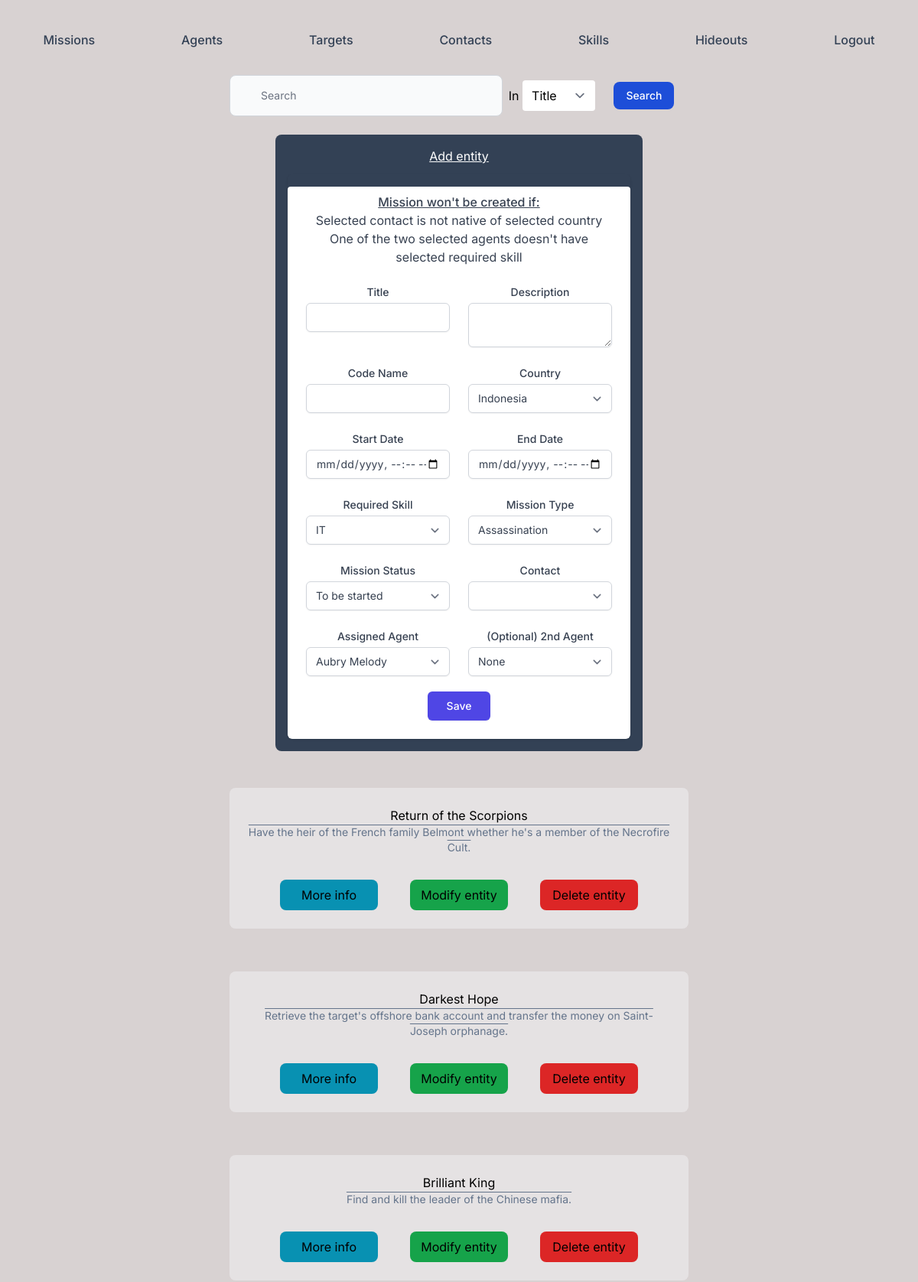
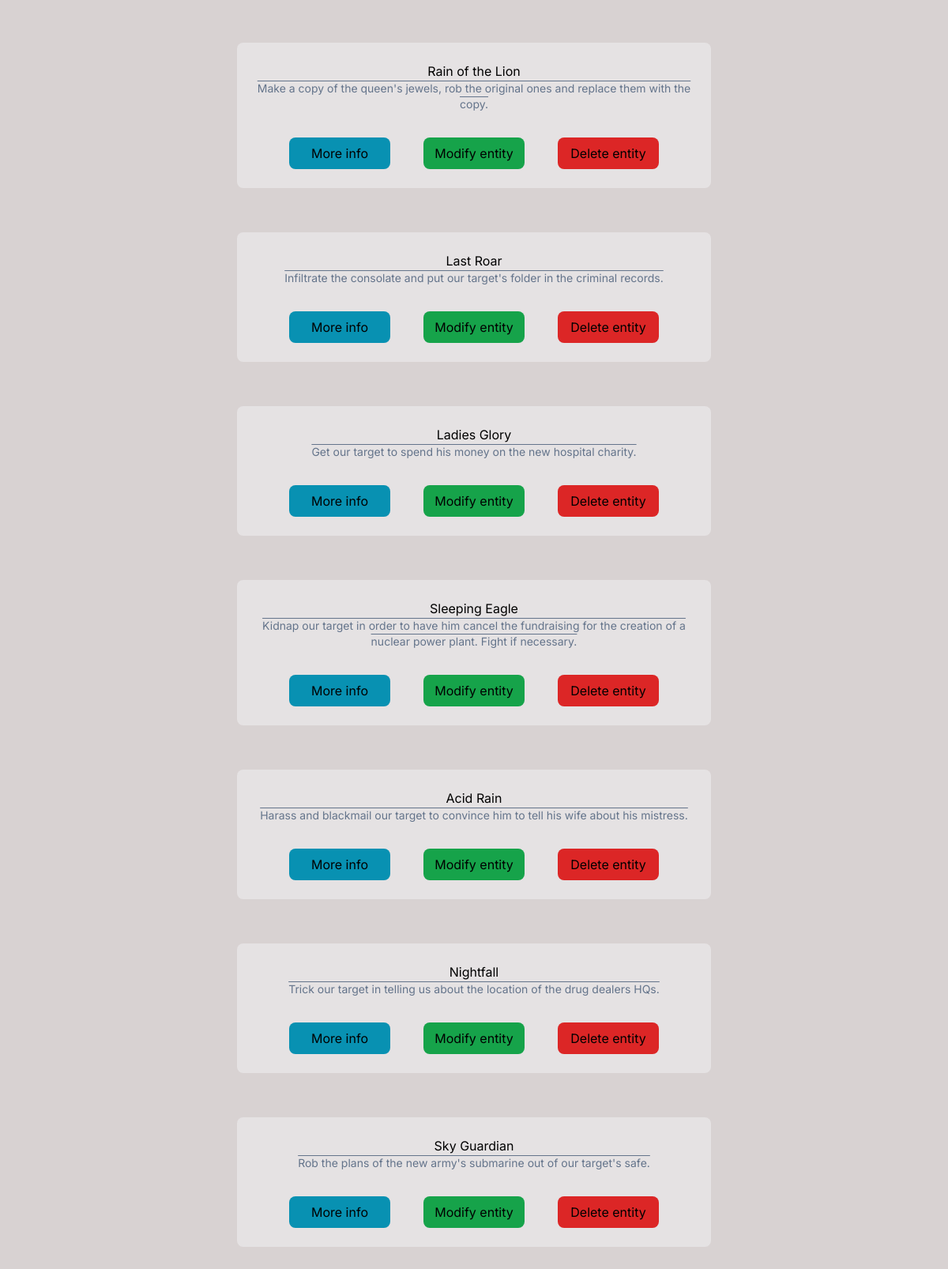
Page /dist/index.php (signed in) on the committed database (2 pictures, top to bottom).
### tables this page shows
CREATE TABLE IF NOT EXISTS `mission` (
  `id` int(11) NOT NULL AUTO_INCREMENT,
  `title` varchar(60) NOT NULL,
  `description` tinytext NOT NULL,
  `code_name` varchar(60) DEFAULT NULL,
  `country` varchar(60) NOT NULL,
  `start_date` datetime NOT NULL,
  `end_date` datetime NOT NULL,
  `skill_id` int(11) NOT NULL,
  `mission_type_id` int(11) NOT NULL,
  `mission_status_id` int(11) NOT NULL,
  PRIMARY KEY (`id`),
  KEY `FK_skill_id_mission` (`skill_id`),
  KEY `FK_mission_type_id` (`mission_type_id`),
  KEY `FK_mission_status_id` (`mission_status_id`),
  CONSTRAINT `FK_mission_status_id` FOREIGN KEY (`mission_status_id`) REFERENCES `mission_status` (`id`),
  CONSTRAINT `FK_mission_type_id` FOREIGN KEY (`mission_type_id`) REFERENCES `mission_type` (`id`),
  CONSTRAINT `FK_skill_id_mission` FOREIGN KEY (`skill_id`) REFERENCES `skill` (`id`)
);

### dist/index.php (the view, shortened to what this page needs)
<!DOCTYPE html>
<html lang="fr">
<?php session_start();
$cleardb_url = parse_url("mysql://ba008afa4d9a14:48bc42f5@us-cdbr-east-06.cleardb.net/heroku_3c2b29750d62481?reconnect=true");
$cleardb_server = $cleardb_url["host"];
$cleardb_username = $cleardb_url["user"];
$cleardb_password = $cleardb_url["pass"];
$cleardb_db = substr($cleardb_url["path"], 1);
$pdo = mysqli_connect($cleardb_server, $cleardb_username, $cleardb_password, $cleardb_db);
?>
<head>
  <link rel="stylesheet" href=" ./output.css">
  <link rel="stylesheet" href="../css/styles.css">
</head>
<body>
  <nav class="flex flex-wrap justify-around w-full mt-8">
    <a href="index.php" class="font-medium px-3 py-2 text-slate-700 rounded-lg hover:text-orange-600">Missions</a>
    <a href="agents.php" class="font-medium px-3 py-2 text-slate-700 rounded-lg hover:text-orange-600">Agents</a>
    <a href="targets.php" class="font-medium px-3 py-2 text-slate-700 rounded-lg hover:text-orange-600">Targets</a>
    <a href="contacts.php" class="font-medium px-3 py-2 text-slate-700 rounded-lg hover:text-orange-600">Contacts</a>
    <a href="skills.php" class="font-medium px-3 py-2 text-slate-700 rounded-lg hover:text-orange-600">Skills</a>
    <a href="hideouts.php" class="font-medium px-3 py-2 text-slate-700 rounded-lg hover:text-orange-600">Hideouts</a>
    <?php
    if (!isset($_SESSION['email'])) {
    ?>
      <a href="login.php" class="font-medium px-3 py-2 text-slate-700 rounded-lg hover:text-orange-600">Login</a>
    <?php
    } else {
    ?>
      <a href="logout.php" class="font-medium px-3 py-2 text-slate-700 rounded-lg hover:text-orange-600">Logout</a>
    <?php
    }
    ?>
  </nav>
  <form method="GET" action="#" class="mx-auto my-6 sm:w-2/3 md:w-1/2">
    <div class="grid grid-rows-2 grid-cols-3 sm:grid-cols-4 gap-3 md:grid-cols-5 md:gap-2 sm:grid-rows-1 justify-items-center md:justify-items-stretch">
      <div class="row-start-1 col-start-1 col-span-3 md:col-start-1 md:col-span-3 sm:col-span-2 self-center">
        <input type="search" name="keywords" placeholder="Search" id="default-search" class="block w-full p-4 pl-10 text-sm text-gray-900 bg-gray-50 rounded-lg border border-gray-300 focus:ring-blue-500 focus:border-blue-500 dark:focus:ring-blue-500 dark:focus:border-blue-500" placeholder="Search Mockups, Logos..." required="">
      </div>
      <div class="row-start-2 col-start-1 col-span-2 sm:row-start-1 sm:col-start-3 sm:col-span-1 md:col-start-4 md:col-span-1 justify-self-center self-center">
        In
        <select class="rounded w-5/6 border-none" name="searchOption">
          <option value="title">Title</option>
        </select>
      </div>
      <div class="row-start-2 col-start-2 col-span-2 sm:row-start-1 sm:col-start-4 sm:col-span-1 md:col-start-5 md:col-span-1 self-center mx-4">
        <button type="submit" name="search" class="text-white bg-blue-700 hover:bg-blue-800 focus:ring-4 focus:outline-none focus:ring-blue-300 font-medium rounded-lg text-sm px-4 py-2 dark:bg-blue-600 dark:hover:bg-blue-700 dark:focus:ring-blue-800">Search</button>
      </div>
    </div>
  </form>
  <div class="relative text-center rounded-lg bg-slate-700 text-white w-3/4 mt-4 p-4 lg:w-2/5 mx-auto" <?php
                                                                                                        if (!isset($_SESSION['email'])) {
                                                                                                          echo 'style="display: none;"';
                                                                                                        }
                                                                                                        ?>>
    <p class="mb-3 underline">Add entity</p>
    <div class="md:grid md:grid-cols-1">
      <form action="./actions/missionAdd.php" method="POST">
        <div class="shadow overflow-hidden rounded sm:rounded-md">
          <div class="rounded pt-0 bg-white p-6">
            <div class="text-gray-700 my-4 p-2">
              <p class="underline font-medium">Mission won't be created if:</p>
              <ul>
                <li>Selected contact is not native of selected country</li>
                <li>One of the two selected agents doesn't have selected required skill</li>
              </ul>
            </div>
            <div class="grid grid-cols-6 gap-6">
              <div class="col-span-6 sm:col-span-3">
                <label for="title" class="block text-sm font-medium text-gray-700">Title</label>
                <input type="text" name="title" id="title" class="mt-1 text-gray-700 focus:ring-indigo-500 focus:border-indigo-500 block w-full shadow-sm sm:text-sm border-gray-300 rounded-md">
              </div>
              <div class="col-span-6 sm:col-span-3">
                <label for="description" class="block text-sm font-medium text-gray-700">Description</label>
                <textarea name="description" id="description" class="mt-1 text-gray-700 focus:ring-indigo-500 focus:border-indigo-500 block w-full shadow-sm sm:text-sm border-gray-300 rounded-md"></textarea>
              </div>
              <div class="col-span-6 sm:col-span-3">
                <label for="code_name" class="block text-sm font-medium text-gray-700">Code Name</label>
                <input type="text" name="code_name" id="code_name" class="mt-1 text-gray-700 focus:ring-indigo-500 focus:border-indigo-500 block w-full shadow-sm sm:text-sm border-gray-300 rounded-md">
              </div>
              <div class="col-span-6 sm:col-span-3">
                <label for="country" class="block text-sm font-medium text-gray-700">Country</label>
                <select required name="country" id="country" class="mt-1 text-gray-700 focus:ring-indigo-500 focus:border-indigo-500 block w-full shadow-sm sm:text-sm border-gray-300 rounded-md">
                  <?php
                  foreach (mysqli_query($pdo, ("SELECT * FROM country")) as $c) {
                    echo '<option value="' . $c['name'] . '">' . $c['name'] . '</option>';
                  }
                  ?>
                </select>
              </div>
              <div class="col-span-6 sm:col-span-3">
                <label for="start_date" class="block text-sm font-medium text-gray-700">Start Date</label>
                <input type="datetime-local" name="start_date" id="start_date" class="mt-1 text-gray-700 focus:ring-indigo-500 focus:border-indigo-500 block w-full shadow-sm sm:text-sm border-gray-300 rounded-md">
              </div>
              <div class="col-span-6 sm:col-span-3">
                <label for="end_date" class="block text-sm font-medium text-gray-700">End Date</label>
                <input type="datetime-local" name="end_date" id="end_date" class="mt-1 text-gray-700 focus:ring-indigo-500 focus:border-indigo-500 block w-full shadow-sm sm:text-sm border-gray-300 rounded-md">
              </div>
              <div class="col-span-6 sm:col-span-3">
                <label for="skill" class=" block text-sm font-medium text-gray-700">Required Skill</label>
                <select required name="skill" id="skill" class="mt-1 text-gray-700 focus:ring-indigo-500 focus:border-indigo-500 block w-full shadow-sm sm:text-sm border-gray-300 rounded-md">
                  <?php
                  foreach (mysqli_query($pdo, ("SELECT * FROM skill")) as $s) {
                    echo '<option value="' . $s['id'] . '">' . $s['name'] . '</option>';
                  }
                  ?>
                </select>
              </div>
              <div class="col-span-6 sm:col-span-3">
                <label for="mission_type_id" class=" block text-sm font-medium text-gray-700">Mission Type</label>
                <select required name="mission_type_id" id="mission_type_id" class="mt-1 text-gray-700 focus:ring-indigo-500 focus:border-indigo-500 block w-full shadow-sm sm:text-sm border-gray-300 rounded-md">
                  <?php
                  foreach (mysqli_query($pdo, ("SELECT * FROM mission_type")) as $mt) {
                    echo '<option value="' . $mt['id'] . '">' . $mt['type'] . '</option>';
                  }
                  ?>
                </select>
              </div>
              <div class="col-span-6 sm:col-span-3">
                <label for="mission_status_id" class=" block text-sm font-medium text-gray-700">Mission Status</label>
                <select required name="mission_status_id" id="mission_status_id" class="mt-1 text-gray-700 focus:ring-indigo-500 focus:border-indigo-500 block w-full shadow-sm sm:text-sm border-gray-300 rounded-md">
                  <?php
                  foreach (mysqli_query($pdo, ("SELECT * FROM mission_status")) as $ms) {
                    echo '<option value="' . $ms['id'] . '">' . $ms['status'] . '</option>';
                  }
                  ?>
                </select>
              </div>
              <div class="col-span-6 sm:col-span-3">
                <label for="contact_id" class=" block text-sm font-medium text-gray-700">Contact</label>
                <select required name="contact_id" id="contact_id" class="mt-1 text-gray-700 focus:ring-indigo-500 focus:border-indigo-500 block w-full shadow-sm sm:text-sm border-gray-300 rounded-md">
                </select>
              </div>
              <div class="col-span-6 sm:col-span-3">
                <label for="agent_id" class=" block text-sm font-medium text-gray-700">Assigned Agent</label>
                <select required name="agent_id" id="agent_id" class="mt-1 text-gray-700 focus:ring-indigo-500 focus:border-indigo-500 block w-full shadow-sm sm:text-sm border-gray-300 rounded-md">
                  <?php
                  foreach (mysqli_query($pdo, ("SELECT * FROM agent")) as $a) {
                    echo '<option value="' . $a['id'] . '">' . $a['last_name'] . ' ' . $a['first_name'] . '</option>';
                  }
                  ?>
                </select>
              </div>
              <div class="col-span-6 sm:col-span-3">
                <label for="agent_id_2" class=" block text-sm font-medium text-gray-700">(Optional) 2nd Agent</label>
                <select name="agent_id_2" id="agent_id_2" class="mt-1 text-gray-700 focus:ring-indigo-500 focus:border-indigo-500 block w-full shadow-sm sm:text-sm border-gray-300 rounded-md">
                  <option value="">None</option>
                </select>
              </div>
            </div>
            <button type="submit" class="inline-flex justify-center mt-5 py-2 px-6 border border-transparent shadow-sm text-sm font-medium rounded-md text-white bg-indigo-600 hover:bg-indigo-700 focus:outline-none focus:ring-2 focus:ring-offset-2 focus:ring-indigo-500">Save</button>
          </div>
        </div>
      </form>
    </div>
  </div>
  <div class="block relative text-center py-8">
    <?php
    if (isset($_GET['search']) && !empty(trim($_GET['keywords']))) {
      $words = preg_split("/[\s,]+/", $_GET['keywords']);
      switch ($_GET['searchOption']) {
        case 'title':
          $sql = "SELECT * FROM mission WHERE title LIKE '%$words[0]%'";
          break;
        case 'code_name':
          $sql = "SELECT * FROM mission WHERE code_name LIKE '%$words[0]%'";
          break;
        case 'country':
          $sql = "SELECT * FROM mission WHERE country = '$_GET[keywords]'";
          break;
        case 'start_date':
          $sql = "SELECT * FROM mission WHERE start_date LIKE '%$words[0]%'";
          break;
        case 'end_date':
          $sql = "SELECT * FROM mission WHERE end_date LIKE '%$words[0]%'";
          break;
        case 'skill':
          foreach (mysqli_query($pdo, "SELECT * FROM skill WHERE name = '$_GET[keywords]'") as $skill) {
            foreach (mysqli_query($pdo, "SELECT * FROM mission WHERE skill_id = '$skill[id]'") as $mission) {
              $sql = "SELECT * FROM mission WHERE skill_id = '$mission[skill_id]'";
            }
          };
          break;
        case 'mission_type':
          foreach (mysqli_query($pdo, "SELECT * FROM mission_type WHERE type = '$_GET[keywords]'") as $type) {
            foreach (mysqli_query($pdo, "SELECT * FROM mission WHERE mission_type_id = '$type[id]'") as $mission) {
              $sql = "SELECT * FROM mission WHERE mission_type_id = '$mission[mission_type_id]'";
            }
          };
          break;
        case 'mission_status':
          foreach (mysqli_query($pdo, "SELECT * FROM mission_status WHERE status = '$_GET[keywords]'") as $status) {
            foreach (mysqli_query($pdo, "SELECT * FROM mission WHERE mission_status_id = '$status[id]'") as $mission) {
              $sql = "SELECT * FROM mission WHERE mission_status_id = '$mission[mission_status_id]'";
            }
          };
          break;
        case 'agent':
          foreach (mysqli_query($pdo, "SELECT * FROM agent WHERE last_name = '$_GET[keywords]'") as $agent) {
            foreach (mysqli_query($pdo, "SELECT * FROM mission_agent WHERE agent_id = '$agent[id]'") as $mission) {
              $sql = "SELECT * FROM mission WHERE id = '$mission[mission_id]'";
              if ("SELECT COUNT($mission[mission_id]) > 1") {
                foreach (mysqli_query($pdo, "SELECT * FROM mission_agent WHERE agent_id = '$agent[id]'") as $count) {
                  $sql .= " OR id = $count[mission_id]";
                }
              } else {
                $sql = "SELECT * FROM mission WHERE id = '$mission[mission_id]'";
              }
            }
          };
          break;
        case 'contact':
          foreach (mysqli_query($pdo, "SELECT * FROM contact WHERE last_name = '$_GET[keywords]'") as $contact) {
            foreach (mysqli_query($pdo, "SELECT * FROM mission_contact WHERE mission_id = '$contact[id]'") as $mission) {
              $sql = "SELECT * FROM mission WHERE id = '$mission[mission_id]'";
            }
          };
      }
    } else {
      $sql = "SELECT * FROM mission";
    }
    foreach (mysqli_query($pdo, ($sql)) as $mission) {
      echo '<div class="mx-auto w-3/4 md:w-2/3 lg:w-1/2 rounded-lg bg-gray-100/50 p-6 m-4">';
      echo $mission['title'] . '<br>';
      echo '<p class="overline text-sm text-slate-500">';
      echo $mission['description'];
      echo '<p>' . '<br>';
      echo '<div class="flex flex-wrap justify-evenly">';
      echo '<form action="./actions/missionInfo.php" method="GET">';
      echo '<button type="submit" value="' . $mission['id'] . '" name="info" class="mt-2 p-2 w-32 rounded-lg hover:bg-cyan-700 bg-cyan-600">';
      echo 'More info';
      echo '</button>';
      echo '</form>';
      if (isset($_SESSION['email'])) {
        echo '<form action="./actions/missionModify.php" method="GET">';
        echo '<button type="submit" value="' . $mission['id'] . '" name="modify" class="mt-2 p-2 w-32 rounded-lg hover:bg-green-700 bg-green-600">';
        echo 'Modify entity';
        echo '</button>';
        echo '</form>';
        echo '<form action="./actions/missionDelete.php" method="POST">';
        echo '<button type="submit" value="' . $mission['id'] . '" name="delete" class="mt-2 p-2 w-32 rounded-lg hover:bg-red-700/80 bg-red-600">';
        echo 'Delete entity';
        echo '</button>';
        echo '</form>';
      }
      echo '</div>';
      echo '</div>';
      echo "<br>";
    } ?>
  </div>
</body>
</html>

### css/styles.css (style rules this page uses)
* { box-sizing: border-box; }
html, body { font-family: "Inter"; }
body { height: 90vh; width: 100vw; background-color: rgb(216, 210, 210); }
a { position: relative; }
a:after { position: relative; top: 1%; left: 0%; width: 0; height: 2px; background: #EA580C; display: block; content: ""; transition: width 0.5s ease-in-out; }

### rows in the picture
mission: title "Return of the Scorpions", description "Have the heir of the French family Belmont whether he's a member of the Necrofire Cult.", $mission['id'] 11 (drawn)
mission: title "Darkest Hope", description "Retrieve the target's offshore bank account and transfer the money on Saint-Joseph orphanage.", $mission['id'] 12 (drawn)
mission: title "Brilliant King", description "Find and kill the leader of the Chinese mafia.", $mission['id'] 13 (drawn)
mission: title "Rain of the Lion", description "Make a copy of the queen's jewels, rob the original ones and replace them with the copy.", $mission['id'] 14 (drawn)
mission: title "Last Roar", description "Infiltrate the consolate and put our target's folder in the criminal records.", $mission['id'] 15 (drawn)
mission: title "Ladies Glory", description "Get our target to spend his money on the new hospital charity.", $mission['id'] 16 (drawn)
mission: title "Sleeping Eagle", description "Kidnap our target in order to have him cancel the fundraising for the creation of a nuclear power plant. Fight if necessary.", $mission['id'] 17 (drawn)
mission: title "Acid Rain", description "Harass and blackmail our target to convince him to tell his wife about his mistress.", $mission['id'] 18 (drawn)
mission: title "Nightfall", description "Trick our target in telling us about the location of the drug dealers HQs.", $mission['id'] 19 (drawn)
mission: title "Sky Guardian", description "Rob the plans of the new army's submarine out of our target's safe.", $mission['id'] 20 (drawn)

### other values in the picture
form field country "Indonesia"
form field skill "IT"
form field mission_type_id "Assassination"
form field mission_status_id "To be started"
form field agent_id "Aubry Melody"
